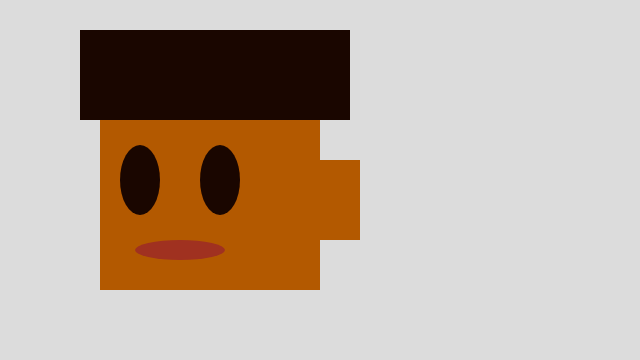
Frame 1 (no input)
Frame 60 (no input): identical to frame 1, image omitted
Frame 120 (the mouse pressed at the canvas centre since frame 60): identical to frame 1, image omitted

The p5.js sketch that drew this single still picture (run headless with seeded random() and noise() and a simulated clock; from frame 60 on, the mouse is pressed at the canvas centre):

// p5.js sketch
// ── sketch.js
function setup() {
	createCanvas(640, 360);
}

function draw() {
	background(220);
	//head var
    var skinColor = "#b35900"; 
    var headX = 100;
    var headY = 90;
    var headW = 220;
    var headH = 200;

    //ear var
    var skinColor = "#b35900"; 
    var earX =250;
    var earY = 160;
    var earW = 110;
    var earH = 80;

    //right eye var
    var reColor = "#1a0600"; 
    var reX = 220;
    var reY = 180;
    var reW = 40;
    var reH = 70;

    //left eye var
    var leColor = "#1a0600"; 
    var leX = 140;
    var leY = 180;
    var leW = 40;
    var leH = 70;

    //hair var
    var hairColor = "#1a0600"; 
    var hairX = 80;
    var hairY = 30;
    var hairW = 270;
    var hairH = 90;

    //maw var
    var mawColor = "#a03120"; 
    var mawX = 180;
    var mawY = 250;
    var mawW = 90;
    var mawH = 20;


    //head
    fill(skinColor);
    noStroke();
    rect(headX, headY, headW, headH);
    
     //ear
    fill(skinColor);
    noStroke();
    rect(earX, earY, earW, earH);
    
    //right eye
     fill(reColor);
    ellipse(reX, reY, reW, reH);
    
     //left eye
   fill(leColor);
    ellipse(leX, leY, leW, leH);
    
     //hair
    fill(hairColor);
    noStroke();
    rect(hairX, hairY, hairW, hairH);
    
      //maw
   fill(mawColor);
    ellipse(mawX, mawY, mawW, mawH);
}
